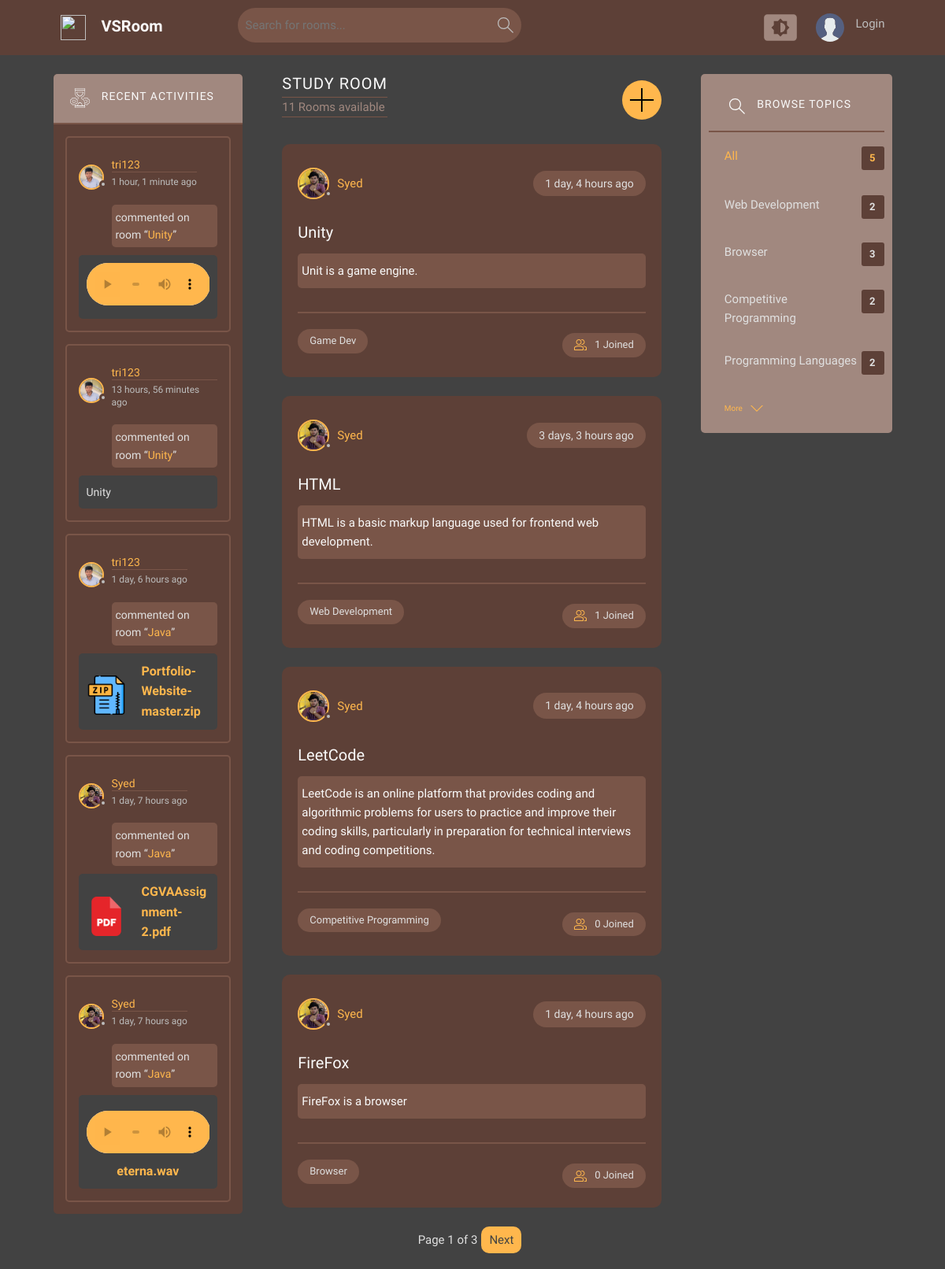
The page / on the database its author committed.
### base/models.py (models this page shows, shortened)
class Message(models.Model):
    user = models.ForeignKey(User, on_delete=models.CASCADE)
    room = models.ForeignKey(Room, on_delete=models.CASCADE)
    body = models.TextField(blank=True)
    updated = models.DateTimeField(auto_now=True)
    created = models.DateTimeField(auto_now_add=True)
    class Meta:
        ordering = ['-updated', '-created']

class User(AbstractUser):
    name = models.CharField(max_length=200, null=True)
    email = models.EmailField(unique=True ,null=True)
    bio = models.TextField(null=True, blank=True)
    avatar = models.ImageField(null=True, default="avatar.svg")
    USERNAME_FIELD = 'email'
    REQUIRED_FIELDS = ['username']

class Room(models.Model):
    host = models.ForeignKey(User, on_delete=models.SET_NULL, null=True)
    topic = models.ForeignKey(Topic, on_delete=models.SET_NULL, null=True)
    name = models.CharField(max_length=200)
    description = models.TextField(null=True, blank=True)
    participants = models.ManyToManyField(User, related_name='participants', blank=True)
    updated = models.DateTimeField(auto_now=True)
    created = models.DateTimeField(auto_now_add=True)
    class Meta:
        ordering = ['-updated', '-created']
    def __str__(self):
        return str(self.name)

class MessageFile(models.Model):
    message = models.ForeignKey(Message, on_delete=models.CASCADE, related_name='files')
    file = models.FileField(upload_to='messages/')
    original_name = models.CharField(max_length=255, default="unknown")

class Topic(models.Model):
    name = models.CharField(max_length=200)

### base/views.py (the view)
# urls.py: path('', views.home, name="home"),
def home(request):
    q = request.GET.get('q', '')
    rooms = Room.objects.filter(
        Q(topic__name__icontains=q) |
        Q(host__username__icontains=q) |
        Q(name__icontains=q) |
        Q(description__icontains=q)
    )
    paginator = Paginator(rooms, 4)
    page_number = request.GET.get("page")
    page_obj = paginator.get_page(page_number)
    topics = Topic.objects.all()
    room_count = rooms.count()
    messages = Message.objects.filter(
        Q(room__topic__name__icontains=q) |
        Q(body__icontains=q)|
        Q(room__name__icontains=q)
    )[:5]
    return render(request, 'base/Home.html', {
        "rooms": page_obj,
        "topics": topics,
        "room_count": room_count,
        "messages": messages
    })

### base/templates/base/Home.html (shortened to what this page needs)
{% extends 'base/main.html' %}
{% block text %}
<main class="layout layout--3">
  <div class="container">
    {% include 'base/activity_component.html' %}
    <div class="roomList">
      <div class="roomList__header">
        <div>
          <h2>Study Room</h2>
          <p>{{room_count}} Rooms available</p>
        </div>
        <a href="{% url 'create-room' %}">
          <div class="circle">
            <svg version="1.1" xmlns="http://www.w3.org/2000/svg" width="32" height="32" viewBox="0 0 32 32">
              <title>add</title>
              <path
                d="M16.943 0.943h-1.885v14.115h-14.115v1.885h14.115v14.115h1.885v-14.115h14.115v-1.885h-14.115v-14.115z">
              </path>
            </svg>
          </div>
        </a>
      </div>
      {% include 'base/room_component.html' with rooms=rooms %}
    </div>
    {% include 'base/topic_component.html' %}
  </div>
</main>
{% endblock text %}

### base/templates/base/activity_component.html (shortened to what this page needs)
{% load static %}
<div class="activities">
  <div class="activities__header">
    <h2>Recent Activities</h2>
  </div>
  {% for message in messages %}
    <div class="activities__box">
      <div class="activities__boxHeader roomListRoom__header">
        <a href="{% url 'user-profile' message.user.id %}"
           class="roomListRoom__author">
          <div class="avatar avatar--small {% if request.user != message.user %}inactive{% else %}active{% endif %}">
            <img src="{{ message.user.avatar.url }}" />
          </div>
          <p>
            {{ message.user.username }}
            <span>{{ message.created | timesince }} ago</span>
          </p>
        </a>
      </div>
      <div class="activities__boxContent">
        <p>
          commented on room “<a href="{% url 'room' message.room.id %}">{{ message.room }}</a>”
        </p>
        <div class="activities__boxRoomContent">
          {{ message.body| truncatewords:20 }}
          {% if message.audiomessage.all %}
          <div class="message__audio">
            <audio controls class="audioPlayer">
              <source src="{{ message.audiomessage.first.audio_file.url }}"
                      type="audio/wav">
            </audio>
          </div>
        {% endif %}
          {% if message.files.all %}
            <div class="message__files">
              {% for file in message.files.all %}
                <div class="message__file">
                  {% with file.file.url|lower as file_url %}
                    {% if file_url|slice:'-4:' == ".png" or file_url|slice:'-4:' == ".jpg" or file_url|slice:'-5:' == ".jpeg" or file_url|slice:'-4:' == ".gif" or file_url|slice:'-4:' == ".svg" %}
                      <img src="{{ file.file.url }}" alt="Uploaded Image" class="uploaded-image">
                    {% else %}
                      {% with file_url|slice:'-1:' as ext %}
                        {% with file_url|slice:'-2:' as ext2 %}
                          {% with file_url|slice:'-3:' as ext3 %}
                            {% with file_url|slice:'-4:' as ext4 %}
                              {% with file_url|slice:'-5:' as ext5 %}
                                {% if ext3 == "pdf" %}
                                  <img src="{% static 'Images/icons/pdf_icon.png' %}" class="file-icon">
                                {% elif ext3 == "txt" %}
                                  <img src="{% static 'Images/icons/txt_icon.png' %}" class="file-icon">
                                {% elif ext4 == "docx" %}
                                  <img src="{% static 'Images/icons/docx_icon.png' %}" class="file-icon">
                                {% elif ext4 == "xlsx" %}
                                  <img src="{% static 'Images/icons/xlsx_icon.png' %}" class="file-icon">
                                {% elif ext2 == "py" %}
                                  <img src="{% static 'Images/icons/py_icon.png' %}" class="file-icon">
                                {% elif ext == "c" %}
                                  <img src="{% static 'Images/icons/c_icon.png' %}" class="file-icon">
                                {% elif ext3 == "cpp" or ext3 == "c++" %}
                                  <img src="{% static 'Images/icons/cpp_icon.png' %}" class="file-icon">
                                {% elif ext4 == "html" %}
                                  <img src="{% static 'Images/icons/html_icon.png' %}" class="file-icon">
                                {% elif ext3 == "css" %}
                                  <img src="{% static 'Images/icons/css_icon.png' %}" class="file-icon">
                                {% elif ext3 == "zip" %}
                                  <img src="{% static 'Images/icons/zip_icon.png' %}" class="file-icon">
                                {% elif ext3 == "mp3" %}
                                  <audio controls class="audioPlayer">
                                    <source src="{{ file.file.url }}" type="audio/mp3">
                                  </audio>
                                {% elif ext3 == "wav" %}
                                  <audio controls class="audioPlayer">
                                    <source src="{{ file.file.url }}" type="audio/wav">
                                  </audio>
                                {% elif ext3 == "mkv" %}
                                  <img src="{% static 'Images/icons/mkv_icon.png' %}" class="file-icon">
                                {% elif ext3 == "mp4" %}
                                  <video class="videoPlayer" controls>
                                    <source src="{{ file.file.url }}" type="video/mp4">
                                  </video>
                                {% else %}
                                  <img src="{% static 'Images/icons/default_file_icon.png' %}"
                                       class="file-icon">
                                {% endif %}
                              {% endwith %}
                            {% endwith %}
                          {% endwith %}
                        {% endwith %}
                      {% endwith %}
                      <span class="file-link">
                        <a href="{{ file.file.url }}" target="_blank">{{ file.file.name|cut:"messages/" }}</a>
                      </span>
                    {% endif %}
                  {% endwith %}
                </div>
              {% endfor %}
            </div>
          {% endif %}
        </div>
      </div>
    </div>
  {% endfor %}
</div>

### base/templates/base/room_component.html (shortened to what this page needs)
<div class="room-slider">
  {% for room in rooms %}
  <div class="roomListRoom">
    <div class="roomListRoom__header">
      <a href="{% url 'user-profile' room.host.id %}" class="roomListRoom__author">
        <div class="avatar avatar--medium {% if request.user != room.host %}inactive{% else %}active{% endif %}">
          <img src="{{ room.host.avatar.url }}" />
        </div>
        <span>{{ room.host.username }}</span>
      </a>
      <div class="roomListRoom__actions">
        <span>{{ room.created | timesince }} ago</span>
      </div>
    </div>
    <a href="{% url 'room' room.id %}" class="roomListRoom__content">
      <h3>{{ room.name }}</h3>
      {% if room.description %}
      <p>{{ room.description }}</p>
      {% endif %}
    </a>
    <div class="roomListRoom__meta">
      <p class="roomListRoom__topic">{{ room.topic.name }}</p>
      <a href="{% url 'room' room.id %}" class="roomListRoom__joined">
        {{ room.participants.all.count }} Joined
      </a>
    </div>
  </div>
  {% empty %}
  <p>No rooms available.</p>
  {% endfor %}
</div>
{% if rooms.has_other_pages %}
<div class="pagination">
  <span>Page {{ rooms.number }} of {{ rooms.paginator.num_pages }}</span>
  {% if rooms.has_next %}
  <button onclick="changePage({{ rooms.next_page_number }})">Next</button>
  {% endif %}
</div>
{% endif %}

### base/templates/base/topic_component.html (shortened to what this page needs)
<div class="topics">
    <div class="topics__header">
        <h2>Browse Topics</h2>
    </div>
    <ul class="topics__list">
        <li>
            <a href="{% url 'home' %}" class="active">All <span class="topic-count">{{topics.count}}</span></a>
        </li>
        {% for topic in topics|slice:":4" %}
        <li>
            <a href="{% url 'home' %}?q={{topic.name}}">{{topic.name}}<span class="topic-count">{{topic.room_set.all.count}}</span></a>
        </li>
        {% endfor %}
        <a class="btn btn--link" href="{% url 'topics' %}">
            More
            <svg version="1.1" xmlns="http://www.w3.org/2000/svg" width="32" height="32" viewBox="0 0 32 32">
                <title>chevron-down</title>
                <path d="M16 21l-13-13h-3l16 16 16-16h-3l-13 13z"></path>
            </svg>
        </a>
    </ul>
</div>

### rows shown on the page
Message: user.avatar (picture), user.username "tri123", created "1 hour, 1 minute", room "Unity"
Message: user.avatar (picture), user.username "tri123", created "13 hours, 56 minutes", room "Unity", body "Unity"
Message: user.avatar (picture), user.username "tri123", created "1 day, 6 hours", room "Java"
MessageFile: file.name "Portfolio-Website-master.zip"
Message: user.avatar (picture), user.username "Syed", created "1 day, 7 hours", room "Java"
MessageFile: file.name "CGVAAssignment-2.pdf"
Message: user.avatar (picture), user.username "Syed", created "1 day, 7 hours", room "Java"
MessageFile: file.name "eterna.wav"
Room: host.avatar (picture), host.username "Syed", created "1 day, 4 hours", name "Unity", description "Unit is a game engine.", topic.name "Game Dev", participants.all.count "1"
Room: host.avatar (picture), host.username "Syed", created "3 days, 3 hours", name "HTML", description "HTML is a basic markup language used for frontend web development.", topic.name "Web Development", participants.all.count "1"
Room: host.avatar (picture), host.username "Syed", created "1 day, 4 hours", name "LeetCode", description "LeetCode is an online platform that provides coding and algorithmic problems for users to practice and improve their coding skills, particularly in preparation for technical interviews and coding competitions.", topic.name "Competitive Programming", participants.all.count "0"
Room: host.avatar (picture), host.username "Syed", created "1 day, 4 hours", name "FireFox", description "FireFox is a browser", topic.name "Browser", participants.all.count "0"
Topic: name "Web Development", room_set.all.count "2"
Topic: name "Browser", room_set.all.count "3"
Topic: name "Competitive Programming", room_set.all.count "2"
Topic: name "Programming Languages", room_set.all.count "2"

### other values the page prints
{{ room_count }} "11"
{{ rooms.number }} "1"
{{ rooms.paginator.num_pages }} "3"
{{ topics.count }} "5"
